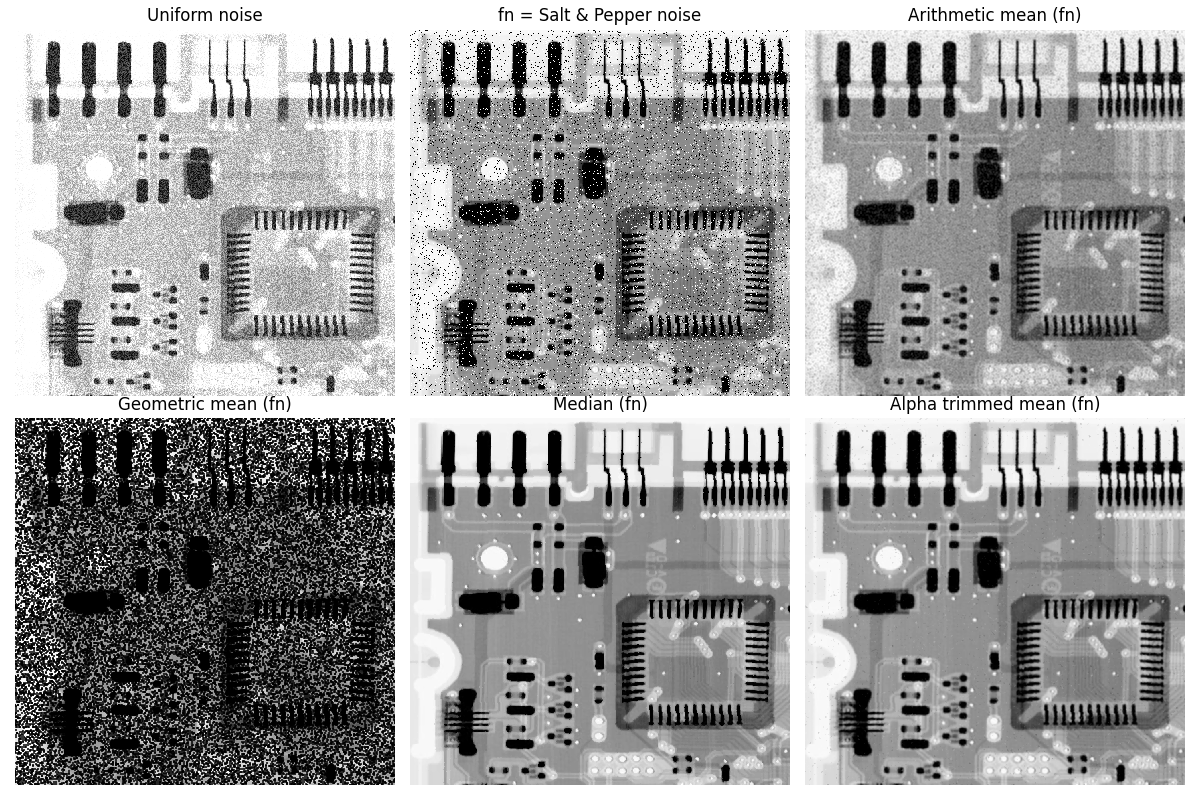

This chart was generated by the following Python code:
import os
import sys
import matplotlib.pyplot as plt
from skimage.io import imread
from skimage.util import img_as_float
from skimage.color import rgb2gray
from libDIPUM.imnoise2 import imnoise2
from libDIPUM.spfilt import spfilt
from libDIPUM.data_path import dip_data

# Parameters
kernel_size = 5
mean = 0
sigma = 0.4
p_salt = 0.05
p_pepper = 0.05

# Data
img_path = dip_data('circuitboard.tif')
f_orig = imread(img_path)
if f_orig.ndim == 3:
    f_orig = rgb2gray(f_orig)
f = img_as_float(f_orig)

# Add noise
fnUniform, _ = imnoise2(f, 'uniform', mean, sigma)
fnSaltPepper, _ = imnoise2(f, 'salt & pepper', p_salt, p_pepper)

# Filtering
fnSaltPepperAMean = spfilt(fnSaltPepper, 'amean', kernel_size, kernel_size)
fnSaltPepperGMean = spfilt(fnSaltPepper, 'gmean', kernel_size, kernel_size)
fnSaltPepperMedian = spfilt(fnSaltPepper, 'median', kernel_size, kernel_size)
fnSaltPepperAlphaTrimmed = spfilt(fnSaltPepper, 'atrimmed', kernel_size, kernel_size, 6)

# Display
fig, axes = plt.subplots(2, 3, figsize=(12, 8))
imshow_kwargs = dict(cmap='gray', vmin=0, vmax=1, interpolation='nearest')

axes[0, 0].imshow(fnUniform, **imshow_kwargs)
axes[0, 0].set_title('Uniform noise')
axes[0, 0].axis('off')

axes[0, 1].imshow(fnSaltPepper, **imshow_kwargs)
axes[0, 1].set_title('fn = Salt & Pepper noise')
axes[0, 1].axis('off')

axes[0, 2].imshow(fnSaltPepperAMean, **imshow_kwargs)
axes[0, 2].set_title('Arithmetic mean (fn)')
axes[0, 2].axis('off')

axes[1, 0].imshow(fnSaltPepperGMean, **imshow_kwargs)
axes[1, 0].set_title('Geometric mean (fn)')
axes[1, 0].axis('off')

axes[1, 1].imshow(fnSaltPepperMedian, **imshow_kwargs)
axes[1, 1].set_title('Median (fn)')
axes[1, 1].axis('off')

axes[1, 2].imshow(fnSaltPepperAlphaTrimmed, **imshow_kwargs)
axes[1, 2].set_title('Alpha trimmed mean (fn)')
axes[1, 2].axis('off')

plt.tight_layout()
plt.savefig('Figure512.png')
plt.show()
